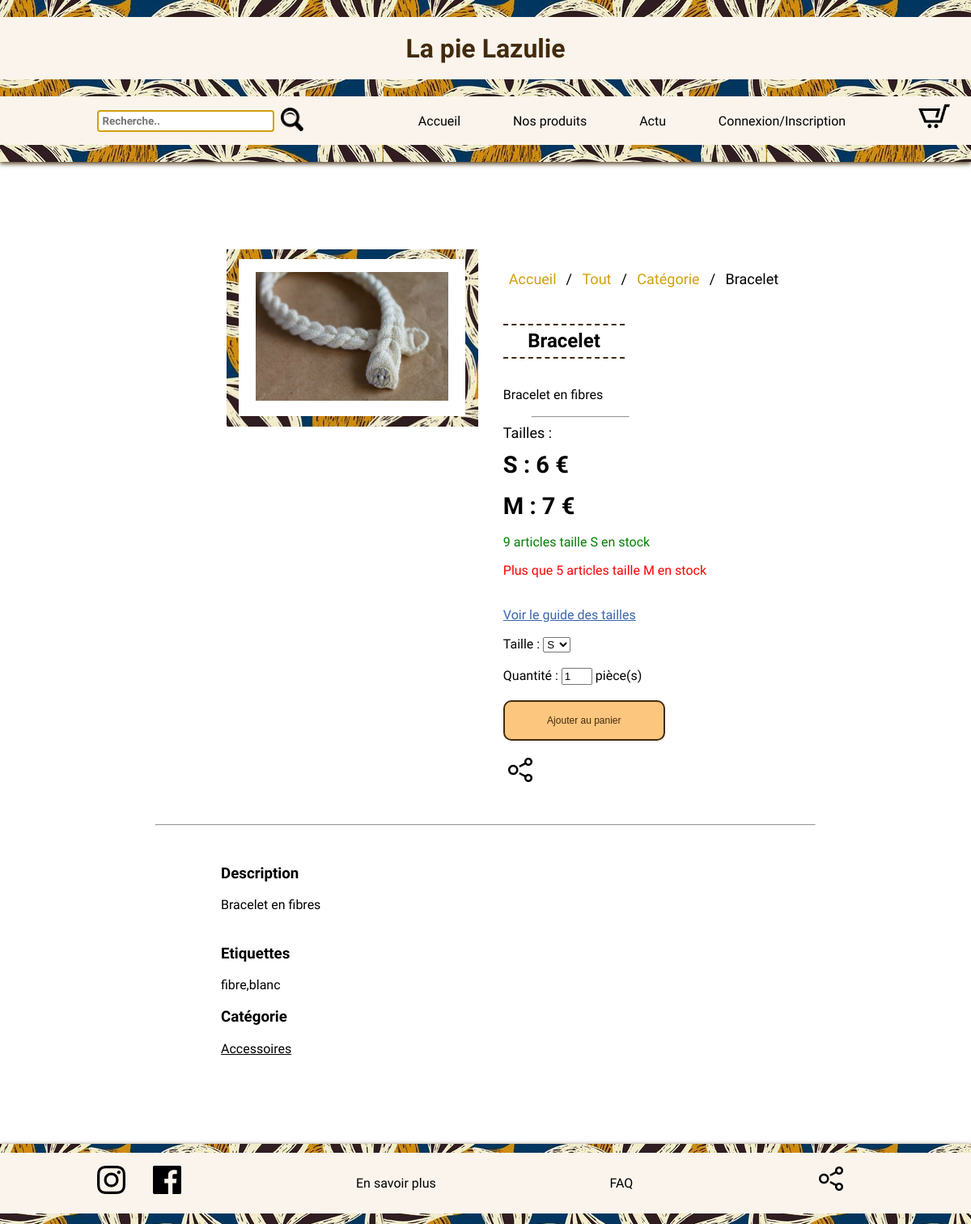
/produit.php?p=2, run on the app's committed database.
### tables this page shows
CREATE TABLE IF NOT EXISTS `products` (
  `id` int(11) NOT NULL AUTO_INCREMENT,
  `title` varchar(80) NOT NULL,
  `description` varchar(255) NOT NULL,
  `id_category` int(11) NOT NULL,
  `image` varchar(255) NOT NULL,
  `visits` int(11) NOT NULL DEFAULT 0,
  `bought` int(11) NOT NULL DEFAULT 0,
  PRIMARY KEY (`id`)
);

CREATE TABLE IF NOT EXISTS `stock` (
  `id` int(11) NOT NULL AUTO_INCREMENT,
  `id_product` int(11) NOT NULL,
  `id_size` int(11) NOT NULL,
  `quantity` int(11) NOT NULL,
  `price` int(50) NOT NULL,
  PRIMARY KEY (`id`)
);

CREATE TABLE IF NOT EXISTS `sizes` (
  `id` int(11) NOT NULL AUTO_INCREMENT,
  `name` varchar(10) NOT NULL,
  PRIMARY KEY (`id`)
);

CREATE TABLE IF NOT EXISTS `categories` (
  `id` int(11) NOT NULL AUTO_INCREMENT,
  `title` varchar(80) NOT NULL,
  `image` varchar(255) NOT NULL,
  PRIMARY KEY (`id`)
);

### admin/libraries/Product.php (called while the page is built, shortened)
<?php
class Product{
    private function connectdb(){
        try{
            $db = new PDO('mysql:host=localhost;dbname=boutique;charset=utf8', 'root', '');
            return($db);
        }
        catch(PDOException $e){
            print "Erreur : ".$e->getMessage();
            die();
        }
    }
    public function productInfos($pid){
        $db = $this->connectdb();
        $query = $db->prepare("SELECT p.id, p.title, p.description, p.image, c.id AS cid, c.title AS cname FROM products AS p INNER JOIN categories AS c ON c.id = p.id_category WHERE p.id = '$pid'");
        $query->execute();
        $results = $query->fetchAll(PDO::FETCH_OBJ);
        $this->id = $results[0]->id;
        $this->name = $results[0]->title;
        $this->description = $results[0]->description;
        $this->image = $results[0]->image;
        $query = $db->prepare("SELECT t.tag_name FROM tag AS t INNER JOIN product_tag AS pt ON t.id = pt.tag_id WHERE pt.product_id = '$this->id'");
        $query->execute();
        $tagsclass = $query->fetchAll(PDO::FETCH_OBJ);
        $tags = [];
        foreach($tagsclass as $tagclass){
            array_push($tags, $tagclass->tag_name);
        }
        $tags = implode(',', $tags);
        $this->tags = $tags;
        $query = $db->prepare("SELECT s.id, s.name, st.quantity, st.price FROM stock AS st INNER JOIN sizes AS s ON s.id = st.id_size WHERE st.id_product = '$pid'");
        $query->execute();
        $stock = $query->fetchAll(PDO::FETCH_OBJ);
        $this->stock = $stock;
    }
}
?>

### produit.php (the view, shortened to what this page needs)
<?php
	$product = new Product;
	$product->productInfos($_GET['p']);
	$product->image = str_replace('../', '', $product->image);
?>
<!DOCTYPE html>
<html>
  <head>
  </head>
	<?php
  		require_once('header.php');
	?>
<body>
	<main>
		<section class="hautproduit">
			<article id="photoprod">
				<div id="backprod">
					<div id="backprodblanc">
						<img id="bracelet" src="<?php echo $product->image; ?>">
					</div>
				</div>
			</article>
			<article id="detailprod">
				<ul class="breadcrumb">
				  <li><a href="/boutique">Accueil</a></li>
				  <li><a href="vitrine.php">Tout</a></li>
				  <li><a href="vitrine.php?category=<?php echo $product->category[0]; ?>">Catégorie</a></li>
				  <li><?php echo $product->name; ?></li>
				</ul>
				<H2 id="titreprod"><?php echo $product->name; ?></H2>
				<div id="descriptionprod"><?php echo $product->description; ?></div>
				<hr id="hr1prod">
					<div class="espaceprod">
						<label>
						<?php if(!empty($product->stock)){ ?>
							<span class="optprod">Tailles : </span>
						</label>
						<?php foreach($product->stock as $pricepersize){ ?>
				<h2 id="prixprod"><?php echo $pricepersize->name;?> : <?php echo $pricepersize->price; ?> €</h2>
				<?php } ?>
				<?php foreach($product->stock as $quantitypersize){ ?>
					<p class="<?php if($quantitypersize->quantity <= 5){ echo "infoe"; }else{ echo "info"; } ?>"><?php if($quantitypersize->quantity <= 5){ echo "Plus que "; } ?><?php echo $quantitypersize->quantity; ?> articles taille <?php echo $quantitypersize->name; ?> en stock</p>
				<?php } ?>
					</div>
					<div class="espaceprod">
						<br>
						<a href="https://www.a-lafont.com/vetements-professionnels-cuisine-accueil-hotellerie/lafont/nos-services/guide-des-tailles/" id="guidetaille">Voir le guide des tailles</a>
						<br>
					</div>
					<form method="post" class="espaceprod">
					<label>Taille : </label><select name="product_size">
					<?php foreach($product->stock as $size){ ?>
						<option value="<?php echo $size->id;?>"><?php echo $size->name; ?></option>
					<?php } ?>
					</select><br><br>
						<label>Quantité : </label><input type="number" name="quantity" id="nombreprod" onKeyDown="return false" value="1" min="1" name="#"> pièce(s)<br><br>
						<input type="submit" name="add_to_cart"  id="add_cart_button" value="Ajouter au panier">
					</form>
					<?php }else{ ?>
							<p class="nostock">Cet article n'est pas disponible</p>
						<?php } ?>
				<button id="btnshare"><img class="share" id="shareespace" src="images/share.png"></button>
			</article>
		</section>
		<hr id="hr2prod">
		<section class="section2prod">
			<div id="descriptionprodplus">
				<h3>Description</h3>
				<p>
					<?php echo $product->description; ?>
				</p>
			</div>
			<div>
				<h3>Etiquettes</h3>
				<p><?php echo $product->tags; ?></p>
			</div>
			<div>
				<h3>Catégorie</h3>
				<p><a href="vitrine.php?category=<?php echo $product->category[0]; ?>"><?php echo $product->category[1]; ?></a></p>
			</div>
		</section>
	</main>
</body>
	<?php
    	require_once('footer.php');
	?>
</html>

### footer.php (style rules this page uses)
.share { width: 30px; }
#btnshare { border: none; cursor: pointer; background:transparent; }

### produit.php (style rules this page uses)
body, html { height: auto; margin: 0; padding: 0; display: flex; flex-direction: column; font-family: 'Sen', sans-serif; }
a { color: inherit; }
.info { color: green; }
.infoe { color: red; }
main { width: 100%; height: auto; margin-top: 3%; }
.hautproduit { display: flex; width: 100%; margin-top: 6%; }
#add_cart_button { cursor: pointer; border: 2px solid #422B0C; height: 50px; width: 200px; background-color: #fdc67f; color: #422B0C; font-size: 1vw; border-radius: 10px; }
#detailprod { width: 53%; }
#photoprod { width: 57%; }
#bracelet { width: 85%; margin: auto; }
#backprod { background: url(afri1.jpg); width: 50%; height: auto; margin-left: 45%; padding-top: 2%; padding-bottom: 2%; }
#backprodblanc { background-color: white; width: 90%; height: 90%; text-align: center; margin: auto; padding-top: 5%; padding-bottom: 5%; }
ul.breadcrumb { padding: 10px 7px; list-style: none; }
ul.breadcrumb li { display: inline; font-size: 18px; }
ul.breadcrumb li+li:before { padding: 8px; color: black; content: "/\00a0"; }
ul.breadcrumb li a { color: #D3A00D; text-decoration: none; }
#titreprod { border-bottom: 2px dashed #422B0C; border-top: 2px dashed #422B0C; margin-right: 74%; padding-top: 1%; margin-top: 6%; margin-bottom: 6%; padding-bottom: 1%; text-align: center; }
#descriptionprod { margin-bottom: 3%; }
#hr1prod { margin-right: 73%; margin-left: 6%; }
#prixprod { margin-bottom: 3%; margin-top: 2%; font-size: 29px; }
.optprod { font-size: 18px; }
#guidetaille { color: #3B65AD; }
#nombreprod { width: 30px; }
.espaceprod { margin-bottom: 3%; }
#shareespace { margin-top: 7%; }
#hr2prod { margin-left: 16%; margin-right: 16%; margin-bottom: 2%; margin-top: 4%; }
.section2prod { width: 54.5%; margin:auto; margin-bottom:4%; margin-top:4%; }
#descriptionprodplus { margin-bottom: 6%; }

### data on the page
products: image (picture), title "Bracelet", description "Bracelet en fibres", id_category.title "Accessoires"
stock: id_size.name "S", price "6", quantity "9"
stock: id_size.name "M", price "7", shows "Plus que", quantity "5"

### other printed values
$product->tags "fibre,blanc"
form field product_size "S"
